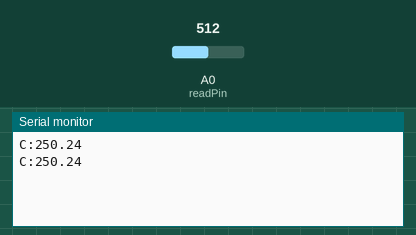
Simulated run of this sketch. Board: Arduino Uno, built with avr-gcc and run on an emulated ATmega328P. Shown: the last lines printed to the serial monitor. Inputs (shaded band) come from the test bench; at power-on: A0 (readPin) = 512.

Above: at 1.8 s.
1.9 s: A0 (readPin) set to 716
At 2.8 s:
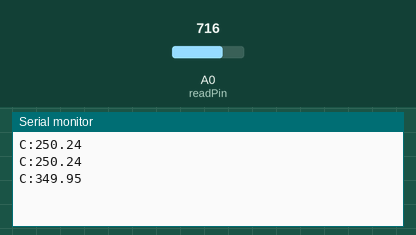
3.4 s: A0 (readPin) set to 900
At 4.8 s:
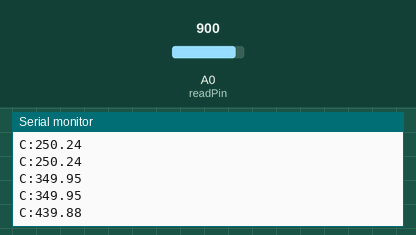
Timing chart, 0 to 6.4 s (numbered marks = the images above; inputs shaded):
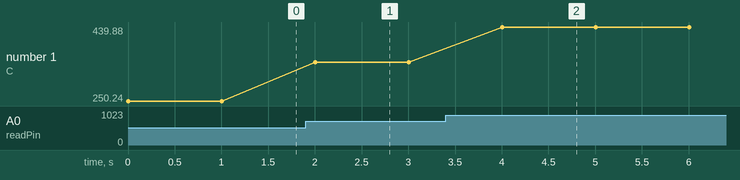

The sketch:

Temperature_sensor.ino
```cpp
float readPin = A0;
float calcVal;
float readVal;
float Temp;
void setup() {
  // put your setup code here, to run once:
pinMode(readPin,INPUT);
Serial.begin(9600);
}

void loop() {
  // put your main code here, to run repeatedly:
readVal = analogRead(readPin);
calcVal = readVal * (5.0/1023.0);
Temp = calcVal / 0.01;
Serial.print("C:");
Serial.println(Temp);
delay(1000);
}
```

Measured:
- after the input at 1.9 s, the serial monitor: prints a new line after 0.10 s (image 1)
- after the input at 3.4 s, the serial monitor: prints a new line after 0.60 s (image 2)
- plotted number 1: 250.24 → 349.95 after the input at 1.9 s, 349.95 → 439.88 after the input at 3.4 s
